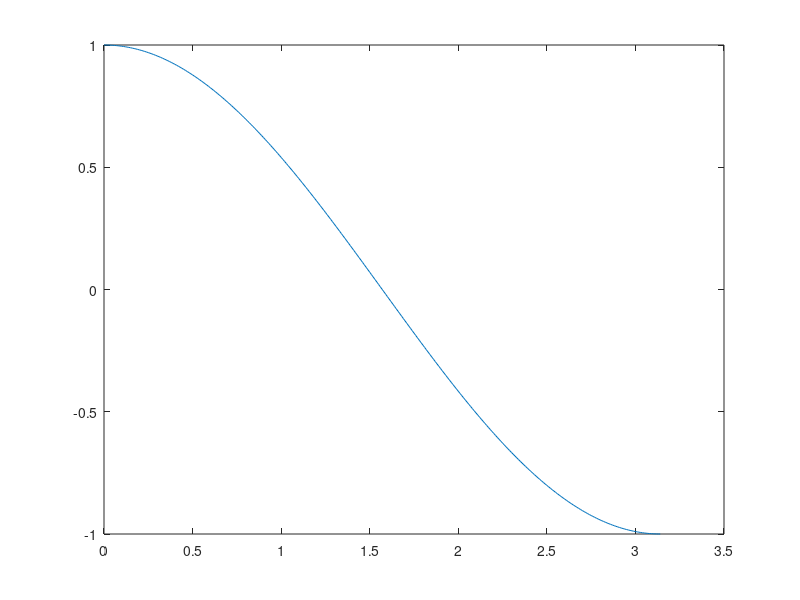

This chart was generated by the following MATLAB code:
% Hieronder staat code waarmee je een grafiek van een cosinus functie
% tekent. Maak een nieuw figuur aan. De variabele signaal bevat een
% heleboel opvolgende cosinuswaardes. Trek steeds de opvolgende waardes
% van elkaar af (de tweede min de eerste) en stop het resultaat in een 
% vector genaamd 'diffSignaal'.
% Plot dit signaal in het nieuwe figure (geen tijdstippen op de x-as).

close all
t = 0:0.01:pi;
signaal = cos(t);
plot(t,signaal)
